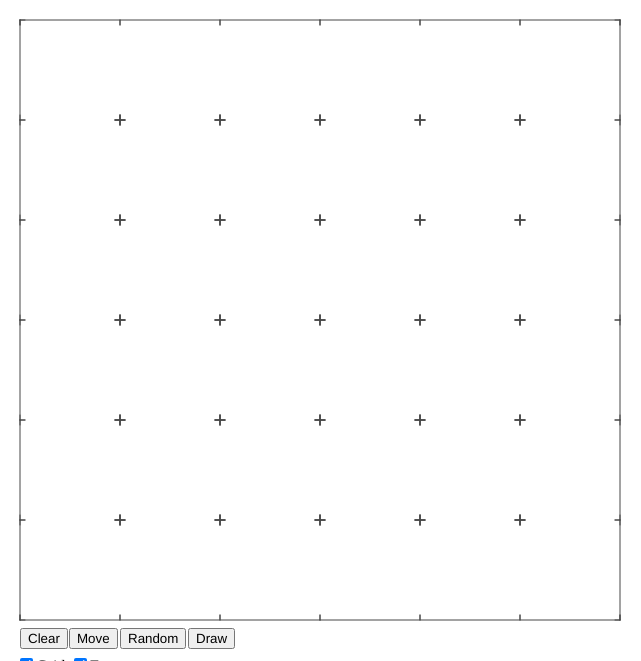
Frame 1 (no input)
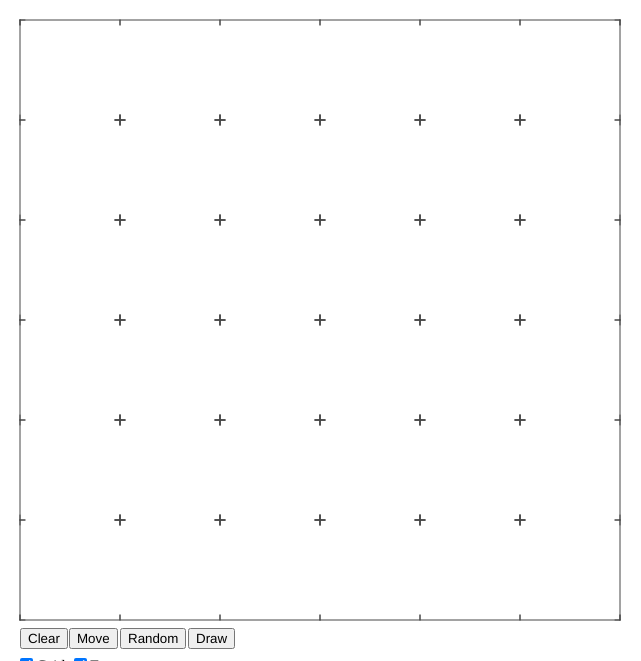
Frame 60 (no input)
Frame 120 (the mouse pressed at the canvas centre since frame 60): identical to frame 60, image omitted

The p5.js sketch that drew these frames (run headless with seeded random() and noise() and a simulated clock; from frame 60 on, the mouse is pressed at the canvas centre):

// p5.js sketch
// ── sketch.js
//global variables
let mult = 100;
let wst = 1;
let wstOffset = Math.floor(wst/2);
let constOffset = 20;
let mylines1;
let myflag = 0;

//buttons
let buttonClear;
let buttonMove;
let buttonRandom;
let buttonDraw;
let buttonSpace = 20;

//checkboxes
let gridCheckbox;
let frameCheckbox;

class MyLine {
  constructor(x1, y1, x2, y2, ah = 3, av = 3){
    this.x1 = x1;
    this.y1 = y1;
    this.x2 = x2;
    this.y2 = y2;
    this.strokew = wst;
    this.strokecol = 70;
    this.mirroraxis_h = ah*2;
    this.mirroraxis_v = av*2;
    this.sticky = false;
    this.selected = false;
  }

  getcoord(val){
    return (val*mult)+wstOffset+constOffset
  }

  drawme(){
    strokeWeight(this.strokew);
    stroke(this.strokecol);
    line(
      this.getcoord(this.x1),
      this.getcoord(this.y1),
      this.getcoord(this.x2),
      this.getcoord(this.y2)
    );
    if (this.selected){
      ellipse(this.getcoord(this.x1), this.getcoord(this.y1), 10, 10);
      ellipse(this.getcoord(this.x2), this.getcoord(this.y2), 10, 10);
    }
  }

  drawme_mirror_h(){
    strokeWeight(this.strokew);
    stroke(this.strokecol);
    line(
      this.getcoord(this.x1),
      this.getcoord(this.mirroraxis_h-this.y1),
      this.getcoord(this.x2),
      this.getcoord(this.mirroraxis_h-this.y2)
    );
  }

  drawme_mirror_v(){
    strokeWeight(this.strokew);
    stroke(this.strokecol);
    line(
      this.getcoord(this.mirroraxis_v-this.x1),
      this.getcoord(this.y1),
      this.getcoord(this.mirroraxis_v-this.x2),
      this.getcoord(this.y2)
    );
  }

  drawme_mirror_vh(){
    strokeWeight(this.strokew);
    stroke(this.strokecol);
    line(
      this.getcoord(this.mirroraxis_v-this.x1),
      this.getcoord(this.mirroraxis_h-this.y1),
      this.getcoord(this.mirroraxis_v-this.x2),
      this.getcoord(this.mirroraxis_h-this.y2)
      );
  }

  clone(){
    return new MyLine(this.x1, this.y1, this.x2, this.y2)
  }

}

class MyLines {
  constructor(mymemory = new Set()){
    this.mymemories = {};
    this.mymemory = mymemory;
    this.mytempmem = [];
    this.myresult= mymemory;
    this.i=0;
    this.pushedline=new Set();
    this.mirrorh = false;
    this.mirrorv = false;
    this.snapv = new p5.Vector([-1],[-1])
    this.isOnTarget = false;
    this.targetCoords = {x1 : 0, y1 : 0, x2 : 0, y2 : 0}
    this.cDim = 3;
  }

  getCanvasCoord(val){
    return (val*mult)+wstOffset+constOffset
  }

  getGridCoord(val){
    let result = ((val-wstOffset-constOffset)/mult)
    if (result%1 === 0){
      return result
    }
    else{
      return -1
    }
  }

  cpObj(value){
    //return Object.assign({}, value);
    return value.clone()
  }
  
  mirrordfuncH(value){
    value.y1 = this.cDim*2-value.y1;
    value.y2 = this.cDim*2-value.y2;
    return value
  }
  
  mirrordfuncV(value){
    value.x1 = this.cDim*2-value.x1;
    value.x2 = this.cDim*2-value.x2;
    return value
  }
  
  drawFunc(value){
    value.drawme()
    if(this.mirrorh === true){
      if(this.mirrorv === true){
        value.drawme_mirror_h()
        value.drawme_mirror_v()
        value.drawme_mirror_vh()
      }
      else{value.drawme_mirror_h()
      }
    }
    else if (this.mirrorv === true) {
      value.drawme_mirror_v()
    }
    
  }
  
  mirrorObjects(input = Array.from(this.mymemory)){
    //Currently not working because the lines are now drawn from this.mymemories
    if (input.length*4 !== this.myresult.length || myflag === 1) {
      this.myresult = input.map(this.cpObj);
      this.mytempmem = input.map(this.cpObj);
      this.myresult.map(this.mirrordfuncH);
      this.myresult = this.myresult.concat(this.mytempmem);
      this.mytempmem = this.myresult.map(this.cpObj)
      this.mytempmem.map(this.mirrordfuncV);
      this.myresult = this.myresult.concat(this.mytempmem);
      console.log(input.length);
      //console.log(this.mytempmem.length);
      //console.log(this.myresult.length);
      myflag = 0;
    }
  }

  hover(pointhover = true){
    if (pointhover){
      let {retX, retY, isNearPoint} = this.getCursorGridPos();
      if (isNearPoint){
        cursor('pointer');
      }
      else {
        cursor();
      }
    }
  }

  isOnLine(lineselect = true,){
    this.mymemories.lines.forEach(element => {
      if (lineselect){
        if(this.isOverLine(element)){
          element.selected = true;
        }
        else {
          element.selected = false;
        }
      }
    }
    );
  }

  selectLine(){

  }

  isOverLine(aline){
    const xLow = Math.min(aline.getcoord(aline.x1), aline.getcoord(aline.x2));
    const yLow = Math.min(aline.getcoord(aline.y1), aline.getcoord(aline.y2));
    const xHigh = Math.max(aline.getcoord(aline.x1), aline.getcoord(aline.x2));
    const yHigh = Math.max(aline.getcoord(aline.y1), aline.getcoord(aline.y2));
    const myvector = new p5.Vector([aline.x2-aline.x1], [aline.y2-aline.y1]);
    const m = myvector.y/myvector.x
    const b = aline.getcoord(aline.y1) - m*aline.getcoord(aline.x1)
    let bp = mouseY - m*mouseX
    const delta = 3

    if(m === 0 || m === -0){
      if (
        mouseX >= xLow &&
        mouseX <= xHigh &&
        mouseY >= (yLow - delta) &&
        mouseY <= (yHigh + delta)){
        return true
      }
    }
    else if (m > 10 || m < -10){
      if (
        mouseX >= (xLow - delta) &&
        mouseX <= (xHigh + delta) &&
        mouseY >= yLow &&
        mouseY <= yHigh){
        return true
      }
    }
    else if(
      abs(b-bp)<=delta+2 &&
      mouseX >= xLow &&
      mouseX <= xHigh &&
      mouseY >= yLow &&
      mouseY <= yHigh)
    {
      return true
    }
    else {
      return false
    }
  }

  addRandom(){
    if (mouseIsPressed === true){
      this.mymemories.lines.add(
        new MyLine(
          getRandomInt(4),
          getRandomInt(4),
          getRandomInt(4),
          getRandomInt(4)
        )
      );
    }
  }

  drawLines(){
    if(this.snapv.x != -1 && this.snapv.x <=3 && this.snapv.y <=3){
      let {retX, retY, isNearPoint} = this.getCursorGridPos(0.15);
      let canvLim = this.getCanvasCoord(2*this.cDim)+constOffset;
      this.isOnTarget = isNearPoint
      this.targetCoords = {
        x1 : this.snapv.x,
        y1 : this.snapv.y,
        x2 : this.getGridCoord(retX),
        y2 : this.getGridCoord(retY)
      }

      line(
        this.getCanvasCoord(this.snapv.x),
        this.getCanvasCoord(this.snapv.y),
        retX,
        retY
      );
      line(
        this.getCanvasCoord(this.snapv.x),
        canvLim - this.getCanvasCoord(this.snapv.y),
        retX,
        canvLim - retY
      );
      line(
        canvLim - this.getCanvasCoord(this.snapv.x),
        this.getCanvasCoord(this.snapv.y),
        canvLim - retX,
        retY
      );
      line(
        canvLim - this.getCanvasCoord(this.snapv.x),
        canvLim - this.getCanvasCoord(this.snapv.y),
        canvLim - retX,
        canvLim - retY);
      if (
          //keyIsPressed === true &&
          //keyCode === ESCAPE
          !mouseIsPressed
          ) {
        this.snapv.x = -1;
      }
    }
  }
  
  printMe(mirrorh, mirrorv){   
    this.mirrorh = mirrorh
    this.mirrorv = mirrorv
    //this.myresult.forEach(this.drawFunc, this);
    for (const i in this.mymemories) {
      //console.log(i);
      if (
        (i === "myGrid" && !gridCheckbox.checked()) ||
        (i === "frame" && !frameCheckbox.checked())
      ){}
      else {
        this.mymemories[i].forEach(this.drawFunc, this);
      }
    }
    //this.mymemories.lines.forEach(this.drawFunc, this);
    //this.mymemories.myGrid.forEach(this.drawFunc, this);
    //this.mymemories.frame.forEach(this.drawFunc, this);
  }

  clear(){
    this.mymemories.lines.forEach((point) => {
      if (point.sticky === false) 
        {
          this.mymemories.lines.delete(point);
      }
    });
    //this.myresult = this.mymemory;
  }

  getCursorGridPos(threshold = 0.10, mirrorLine = 3) {
    let coarseX = Math.floor((mouseX-wstOffset-constOffset)/mult+0.5);
    let coarseY = Math.floor((mouseY-wstOffset-constOffset)/mult+0.5);
    let fineX = abs(((mouseX-wstOffset-constOffset)/mult)-coarseX);
    let fineY = abs(((mouseY-wstOffset-constOffset)/mult)-coarseY);
    let retX;
    let retY;
    let isNearPoint = false;
    if (
      fineX < threshold &&
      fineY < threshold &&
      coarseX <=mirrorLine &&
      coarseY <=mirrorLine)
    {
      retX = this.getCanvasCoord(coarseX);
      retY = this.getCanvasCoord(coarseY);
      isNearPoint = true;
    }
    else {
      retX = mouseX;
      retY = mouseY;
      isNearPoint = false;
    }
    return {
      retX : retX,
      retY : retY,
      isNearPoint : isNearPoint
    }
  }

  drawGrid(mysize=0.05) {
    let tempset = new Set();
    for (let indeY = 0; indeY < this.cDim*2+1; indeY++) {
      for (let indeX = 0; indeX < this.cDim*2+1; indeX++) {
        //rect(mylines1.getCanvasCoord(indeX), mylines1.getCanvasCoord(indeY), 20,20)
        if (indeX === 0 && indeY === 0){
          
        }
        else if (indeX === 0 && indeY !== 0){
          let gridline = new MyLine(indeX, indeY, indeX+mysize, indeY);
          gridline.sticky = true;
          tempset.add(gridline);
        }
        else if (indeX !== 0 && indeY === 0){
          let gridline = new MyLine(indeX, indeY, indeX, indeY+mysize);
          gridline.sticky = true;
          tempset.add(gridline);
        }
        else if (indeX === this.cDim*2 && indeY !== 0){
          let gridline = new MyLine(indeX, indeY, indeX, indeY-mysize);
          gridline.sticky = true;
          tempset.add(gridline);
        }
        else if (indeX !== 0 && indeY === this.cDim*2){
          let gridline = new MyLine(new MyLine(indeX, indeY, indeX-mysize, indeY));
          gridline.sticky = true;
          tempset.add(gridline);
        }
        else {
          let gridline1 = new MyLine(indeX-mysize, indeY, indeX+mysize, indeY);
          gridline1.sticky = true;
          tempset.add(gridline1);
          let gridline2 = new MyLine(indeX, indeY-mysize, indeX, indeY+mysize);
          gridline2.sticky = true;
          tempset.add(gridline2);
        }
      }
    }
    this.mymemories.myGrid = tempset;
  }

  drawFrame(){
    this.mymemories.frame = new Set();
    this.mymemories.frame.add(new MyLine(0,0,3,0))
    this.mymemories.frame.add(new MyLine(0,0,0,3))
  }
  
}

function getRandomInt(max) {
  return Math.floor(Math.random() * max);
}

function setup() {
  createCanvas(6*mult+wst+2*constOffset, 6*mult+wst+2*constOffset+buttonSpace);

  //init MyLines
  mylines1 = new MyLines();
  mylines1.mymemories.lines = new Set(); //eigentlich in Konstruktor schreiben!
  mylines1.drawGrid();
  mylines1.drawFrame();

  //buttons
  buttonClear = createButton('Clear');
  buttonClear.position(constOffset*1, 6*mult+2*constOffset-12);
  buttonClear.mousePressed(ButtonClearBackground);
  buttonMove = createButton('Move');
  buttonMove.position(constOffset*3+9, 6*mult+2*constOffset-12);
  buttonMove.mousePressed();
  buttonRandom = createButton('Random');
  buttonRandom.position(constOffset*6, 6*mult+2*constOffset-12);
  buttonRandom.mousePressed();
  buttonDraw = createButton('Draw');
  buttonDraw.position(constOffset*9+8, 6*mult+2*constOffset-12);
  buttonDraw.mousePressed();

  //checkboxes
  gridCheckbox = createCheckbox("Grid", true)
  gridCheckbox.position(constOffset -4, 6*mult+2*constOffset +15)
  frameCheckbox = createCheckbox("Frame", true)
  frameCheckbox.position(constOffset*4 -10, 6*mult+2*constOffset +15)
}

function draw() {
  background(256);
  //mylines1.addrandom();
  mylines1.printMe(true, true);
  mylines1.drawLines();
  mylines1.hover(false, true);
  
  //mylines1.mirror_objects()
}

function mouseReleased() {
  let {x1, y1, x2, y2} = mylines1.targetCoords
  let {retX, retY, isNearPoint} = mylines1.getCursorGridPos(0.15)
  if (
    mylines1.isOnTarget &&
    isNearPoint &&
    mylines1.getGridCoord(retX)===x2 &&
    mylines1.getGridCoord(retY)===y2){
    const mynewline = new MyLine(x1,y1,x2,y2);
    mylines1.mymemories.lines.add(mynewline);
  }
}

function mousePressed() {
  //Long Version: let {coarseX: coarseX,
  // fineX: fineX, coarseY: coarseY, fineY: fineY} = getCursorGridPos()
  let {retX, retY, isNearPoint} = mylines1.getCursorGridPos()
  mylines1.isOnLine();
  if(isNearPoint === true){
    mylines1.snapv.x = mylines1.getGridCoord(retX);
    mylines1.snapv.y = mylines1.getGridCoord(retY);
  }
}

function mouseMoved() {
  return false
}

function ButtonClearBackground(){
  mylines1.clear();
}

function buttonMoveFunc(){

}

function buttonRandomFunc(){
  
}

function buttonDrawFunc(){

}
// ── style.css
html, body {
  margin: 0;
  padding: 0;
  background-color: rgb(255, 255, 255);
  

}

canvas {
  display: block;
}


// ── tut1.js
const handleOnMouseMove = e => {
    const { currentTarget: target} = e;

    const rect = target.getBoundingClientRect(),
        x = e.clientX - rect.left,
        y = e.clientY - rect.top;

    target.style.setProperty("--mouse-x", `${x}px`);
    target.style.setProperty("--mouse-y", `${y}px`);
}

for (const card of document.querySelectorAll(".card")) {
    card.onmousemove = e => handleOnMouseMove(e);
}
